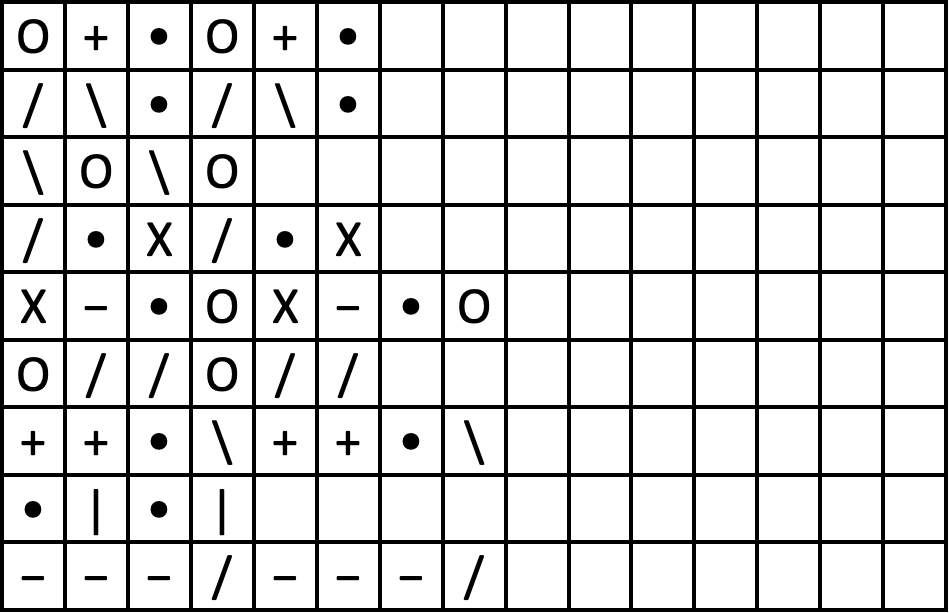
#> input picture COMS 575 – Computational Perception & Computer Vision/hw2/HW2/hw2_files/p1_output.png, 949 x 613 px, found by its file name
$ python p7.py   (older library calls are emulated)
#> lines starting #> are read from the running program, lines starting #| are printed output that depends on the picture; after the words box and inside, x2 and y2 are one past the last pixel; in counts of white or black regions, pixels touching at a corner belong together
import os
import cv2
import numpy as np
import random


# Part 7

def color_change(modify_image, search_image, corner, rect, color):
    gray = cv2.cvtColor(search_image, cv2.COLOR_BGR2GRAY)
    binary = cv2.threshold(gray, 100, 255, cv2.THRESH_BINARY)[1]
    x, y, width, height = rect

    for row in range(x, x + width):
        for col in range(y, y + height):
            if binary[col][row] > 100:
                modify_image[col + corner[0] - 1][row + corner[1] - 1] = color


image = cv2.imread('/Users/ibnefarabishihab/Desktop/Course materials /COMS 575/HW2/hw2_files/p1_output.png')
#> image is the input picture: shape (613, 949, 3); min 0, max 255, mean 216.4
#cv2.imshow("Image", image)

gray = cv2.cvtColor(image, cv2.COLOR_BGR2GRAY)
binary = cv2.threshold(gray, 235, 255, cv2.THRESH_BINARY_INV)[1]
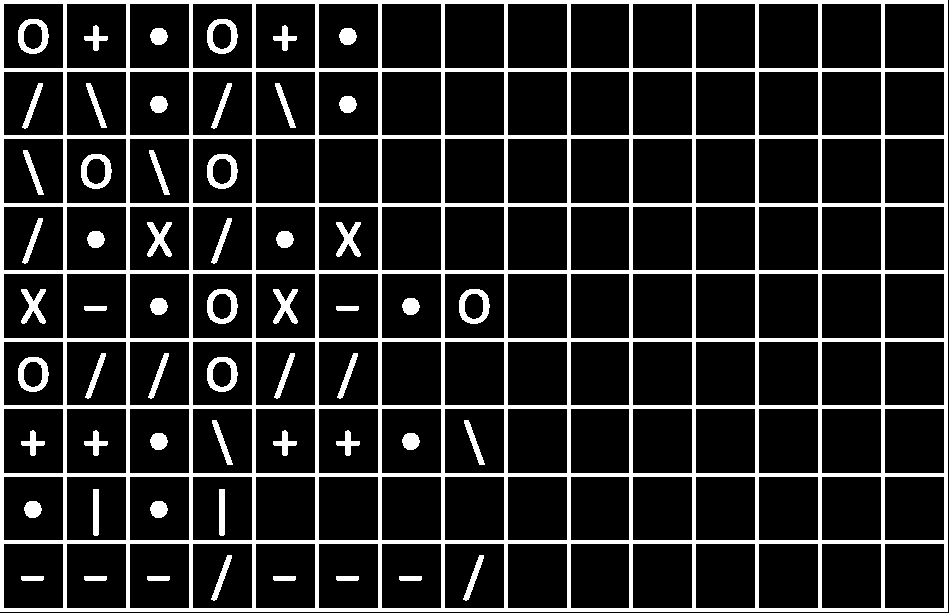
#> binary: shape (613, 949); 15.5% white; 57 white regions, largest, box (x1, y1, x2, y2) and area: (0, 0, 948, 612) 74528, (18, 19, 49, 54) 518, (207, 19, 238, 54) 518

se_v = cv2.getStructuringElement(cv2.MORPH_RECT, (1, 50))
e1 = cv2.erode(binary, se_v)
#> e1: shape (613, 949); 6.5% white; 16 white regions, largest, box (x1, y1, x2, y2) and area: (0, 0, 4, 588) 2352, (63, 0, 67, 588) 2352, (126, 0, 130, 588) 2352
vert = cv2.dilate(e1, se_v)
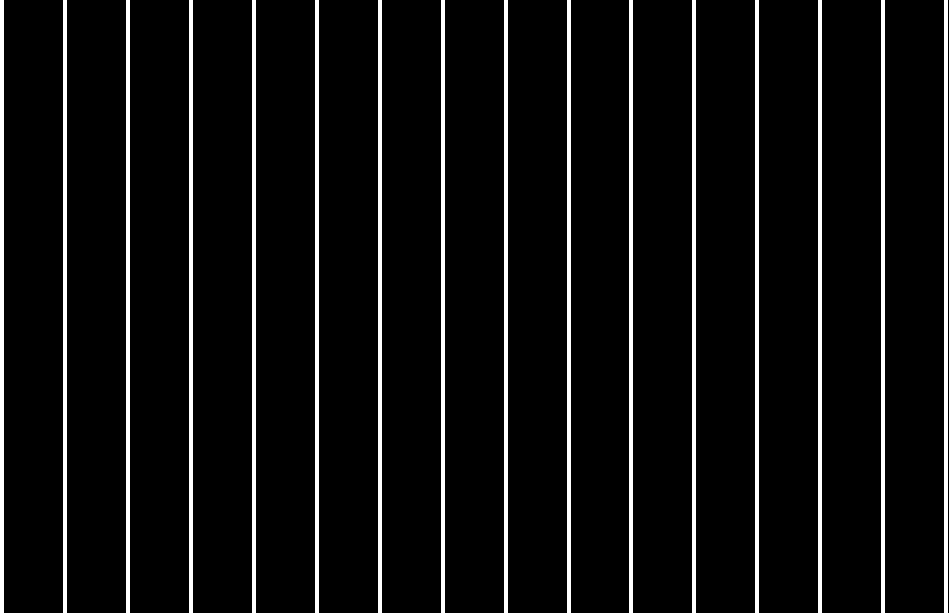
#> vert: shape (613, 949); 6.7% white; 16 white regions
img = cv2.threshold(e1, 200, 255, cv2.THRESH_BINARY)[1]
v_image, contours, _ = cv2.findContours(img.copy(), cv2.RETR_EXTERNAL, cv2.CHAIN_APPROX_NONE)
#> contours = 16 contours; largest, box (x1, y1, x2, y2) and area: (944, 0, 948, 588) 1761, (881, 0, 885, 588) 1761, (818, 0, 822, 588) 1761, (755, 0, 759, 588) 1761, (692, 0, 696, 588) 1761
rows = len(contours) - 1
#> rows = 15

se_h = cv2.getStructuringElement(cv2.MORPH_RECT, (50, 1))
e2 = cv2.erode(binary, se_h)
#> e2: shape (613, 949); 6.4% white; 10 white regions, largest, box (x1, y1, x2, y2) and area: (0, 0, 924, 4) 3696, (0, 68, 924, 72) 3696, (0, 135, 924, 139) 3696
horz = cv2.dilate(e2, se_h)
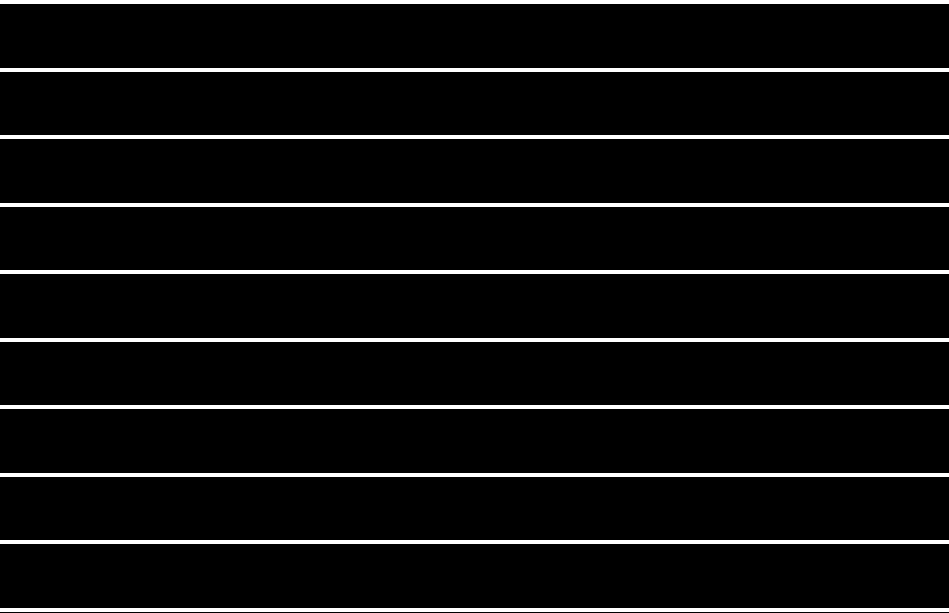
#> horz: shape (613, 949); 6.5% white; 10 white regions, largest, box (x1, y1, x2, y2) and area: (0, 0, 949, 4) 3796, (0, 68, 949, 72) 3796, (0, 135, 949, 139) 3796
img = cv2.threshold(e1, 200, 255, cv2.THRESH_BINARY)[1]
h_image, contours, _ = cv2.findContours(img.copy(), cv2.RETR_EXTERNAL, cv2.CHAIN_APPROX_NONE)
cols = len(contours) - 1
#> cols = 15

grid = cv2.bitwise_or(vert, horz)
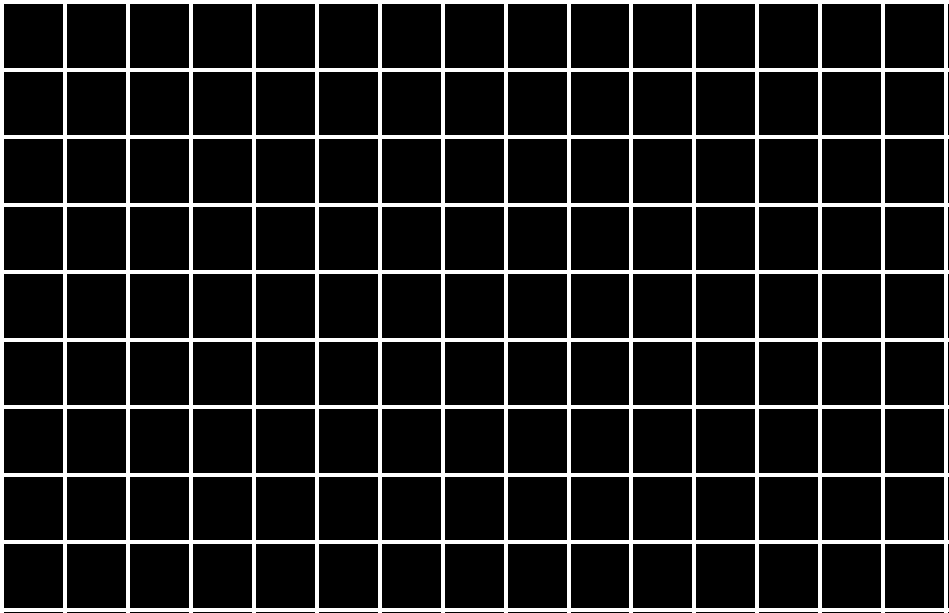
#> grid: shape (613, 949); 12.8% white; 1 white region
im2, contours, _ = cv2.findContours(grid, cv2.RETR_LIST, cv2.CHAIN_APPROX_SIMPLE)
#> contours = 136 contours; largest, box (x1, y1, x2, y2) and area: (0, 0, 949, 613) 578720, (884, 543, 945, 609) 3898, (821, 543, 882, 609) 3898, (758, 543, 819, 609) 3898, (695, 543, 756, 609) 3898
print(len(contours))
#| 136


area = 0
ct = None
for c in contours:
    if cv2.contourArea(c) > area:
        area = cv2.contourArea(c)
        ct = c
#> this loop made 136 passes
#> area on passes 1, 136: 3898, 578719.5
#> after the loop, area = 578719.5; ct = contour of 101 points, box (x1, y1, x2, y2) (0, 0, 949, 613), area 578720

rect = cv2.boundingRect(ct)
#> rect = (0, 0, 949, 613)


corner = rect[1], rect[0]
#> corner = (0, 0)
all_letters = image[rect[1]:rect[1] + rect[3], rect[0]:rect[0] + rect[2]]
mask = ~grid[rect[1]:rect[1] + rect[3], rect[0]:rect[0] + rect[2]]
#> mask: shape (613, 949); 87.2% white; 1 black region, box (x1, y1, x2, y2) and area: (0, 0, 949, 613) 74632
mask = cv2.cvtColor(mask, cv2.COLOR_GRAY2BGR)

all_letters = cv2.dilate(all_letters, (5, 5))
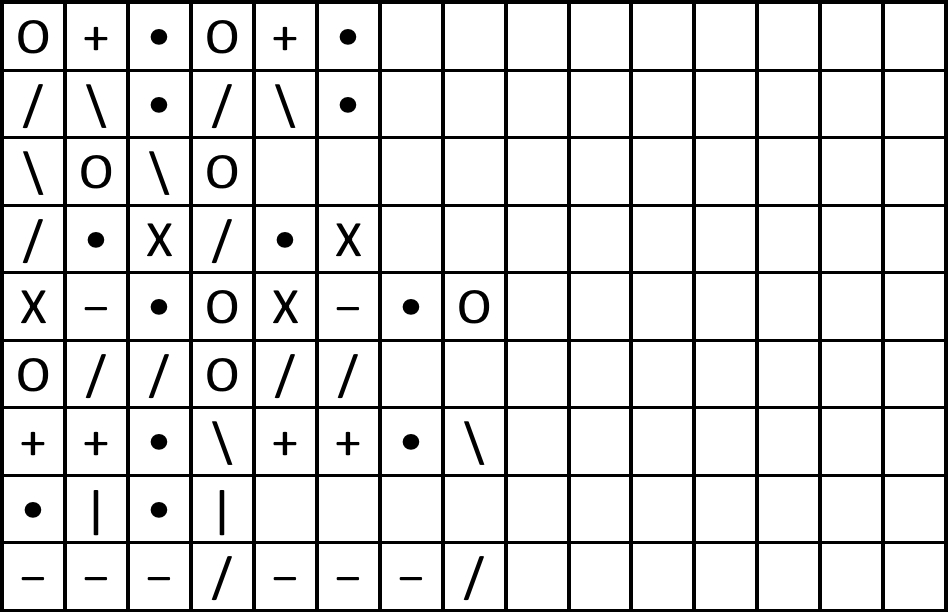
#> all_letters: shape (613, 949, 3); min 0, max 255, mean 220.5
#cv2.imshow("letter",all_letters)
#cv2.imshow("mask",mask)
#print(mask.shape)

height, width = mask.shape[:2] #613,949
#> height = 613; width = 949

row_size = height // rows #613//40
#> row_size = 40
col_size = width // cols #949//63
#> col_size = 63
print("row size:", row_size, "col size:", col_size)
#| row size: 40 col size: 63
print("rows:", rows, "cols:", cols)
#| rows: 15 cols: 15
word_search_array = [['-' for i in range(cols+10)] for j in range(rows+10)]

def processSymbol(path):
    letter_image = cv2.imread(path)
    gray = cv2.cvtColor(letter_image, cv2.COLOR_BGR2GRAY)
    letter = cv2.threshold(gray, 250, 255, cv2.THRESH_BINARY)[1]
    se_letter = np.array(letter, np.uint8)
    out = cv2.erode(all_letters, se_letter)
    letter = ~letter
    se_letter = cv2.flip(letter, -1)

    out = cv2.dilate(out, se_letter)
    img = cv2.cvtColor(out, cv2.COLOR_BGR2GRAY)

    img = cv2.threshold(img, 200, 255, cv2.THRESH_BINARY)[1]

    _, contours, _ = cv2.findContours(img, cv2.RETR_EXTERNAL, cv2.CHAIN_APPROX_NONE)
    img = cv2.cvtColor(img, cv2.COLOR_GRAY2BGR)
    return contours,img


def printing_con(contour,list):
    count = 0
    for c in contour:
        print(count)
        count = count + 1
        if (count in list):  # 35,36,44,45
            x1, y1, w, h = cv2.boundingRect(c)
            # print(c)
            # print("only ",cv2.boundingRect(c))
            x, y = (x1 + w // 2, y1 + h // 2)
            col = y // col_size
            row = x // row_size
            # print("value of x and y ",x,y)
            # if word_search_array[col][row] is '-':
            color_change(image, img, corner, (x1, y1, w, h), (255, 255, 255))
            # word_search_array[col][row] = current_letter

            cv2.putText(image, 'Y', (x1 + corner[1], y + h // 2 + corner[0]), cv2.FONT_HERSHEY_PLAIN, 2.5, (0, 0, 0))


path="/Users/ibnefarabishihab/Desktop/Course materials /COMS 575/HW2/Symbol_Cutouts/X.png"
contours,img=processSymbol(path)
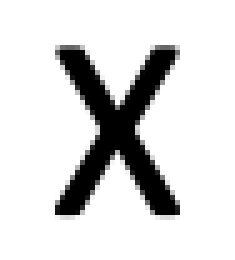
#> input picture COMS 575 – Computational Perception & Computer Vision/hw2/HW2/Symbol_Cutouts/X.png, 47 x 52 px, found by its file name (shown 5 times larger)
#> in processSymbol, letter_image is the input picture: shape (52, 47, 3); min 0, max 255, mean 216.7
#> in processSymbol, `letter = cv2.threshold(gray, 250, 255, cv2.THRESH_BINARY)[1]`: letter: shape (52, 47); 81.5% white; 1 black region, box (x1, y1, x2, y2) and area: (11, 9, 36, 44) 451
#> in processSymbol, `letter = ~letter`: letter: shape (52, 47); 18.5% white; 1 white region, box (x1, y1, x2, y2) and area: (11, 9, 36, 44) 451
#> in processSymbol, `se_letter = cv2.flip(letter, -1)`: se_letter: shape (52, 47); 18.5% white; 1 white region, box (x1, y1, x2, y2) and area: (11, 8, 36, 43) 451
#> in processSymbol, `out = cv2.dilate(out, se_letter)`:
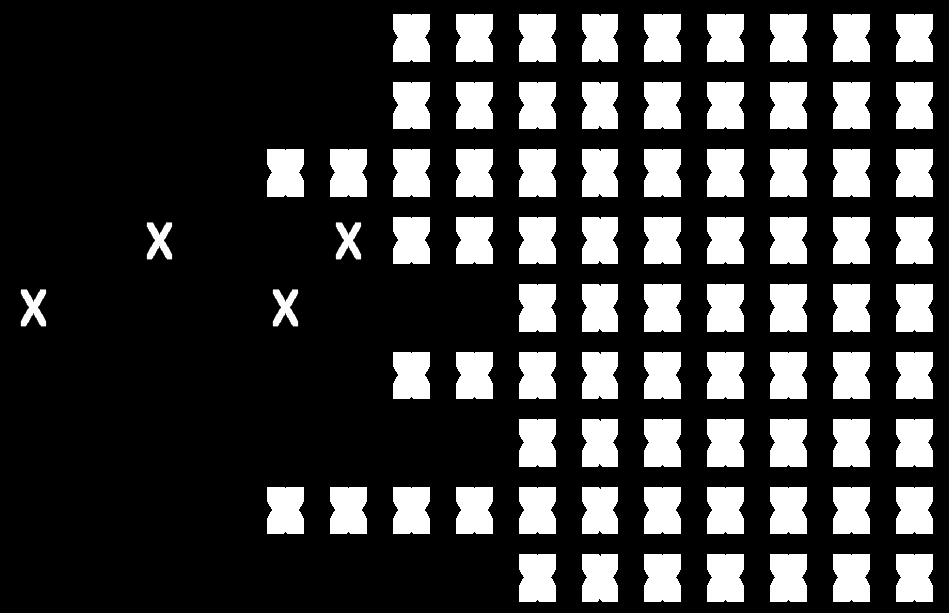
#> out: shape (613, 949, 3); min 0, max 255, mean 58.6
#> in processSymbol, `img = cv2.threshold(img, 200, 255, cv2.THRESH_BINARY)[1]`: img: shape (613, 949); 23% white; 83 white regions
#> in processSymbol, `_, contours, _ = cv2.findContours(img, cv2.RETR_EXTERNAL, cv2.CHAIN_AP..`: contours = 83 contours; largest, box (x1, y1, x2, y2) and area: (896, 554, 933, 602) 1611, (833, 554, 870, 602) 1611, (770, 554, 807, 602) 1611, (707, 554, 744, 602) 1611, (644, 554, 681, 602) 1611
#> in processSymbol, `img = cv2.cvtColor(img, cv2.COLOR_GRAY2BGR)`: img: shape (613, 949, 3); 23% white; 83 white regions
printing_con(contours,[35,36,44,45])
#> the loop in printing_con, `for c in contour:` made 83 passes
#> (x1, y1, col, row) on passes 35, 36, 44, 45: (273, 290, 4, 7), (21, 290, 4, 0), (336, 223, 3, 8), (147, 223, 3, 3)
#| 0
#| 1
#| 2
#| 3
#| 4
#| 5
#| 6
#| 7
#> (further printed lines are left out)
#> after the loop in printing_con, `for c in contour:`: count = 83
#cv2.imshow("letter",current_letter)
count=0
print(len(contours))
#| 83


            # else: print("Skipped", row, col, current_letter)
            #print("exception",col,row)


cv2.imwrite("p7.png", image)
cv2.imshow("New", image)
cv2.waitKey(0)
cv2.destroyAllWindows()
